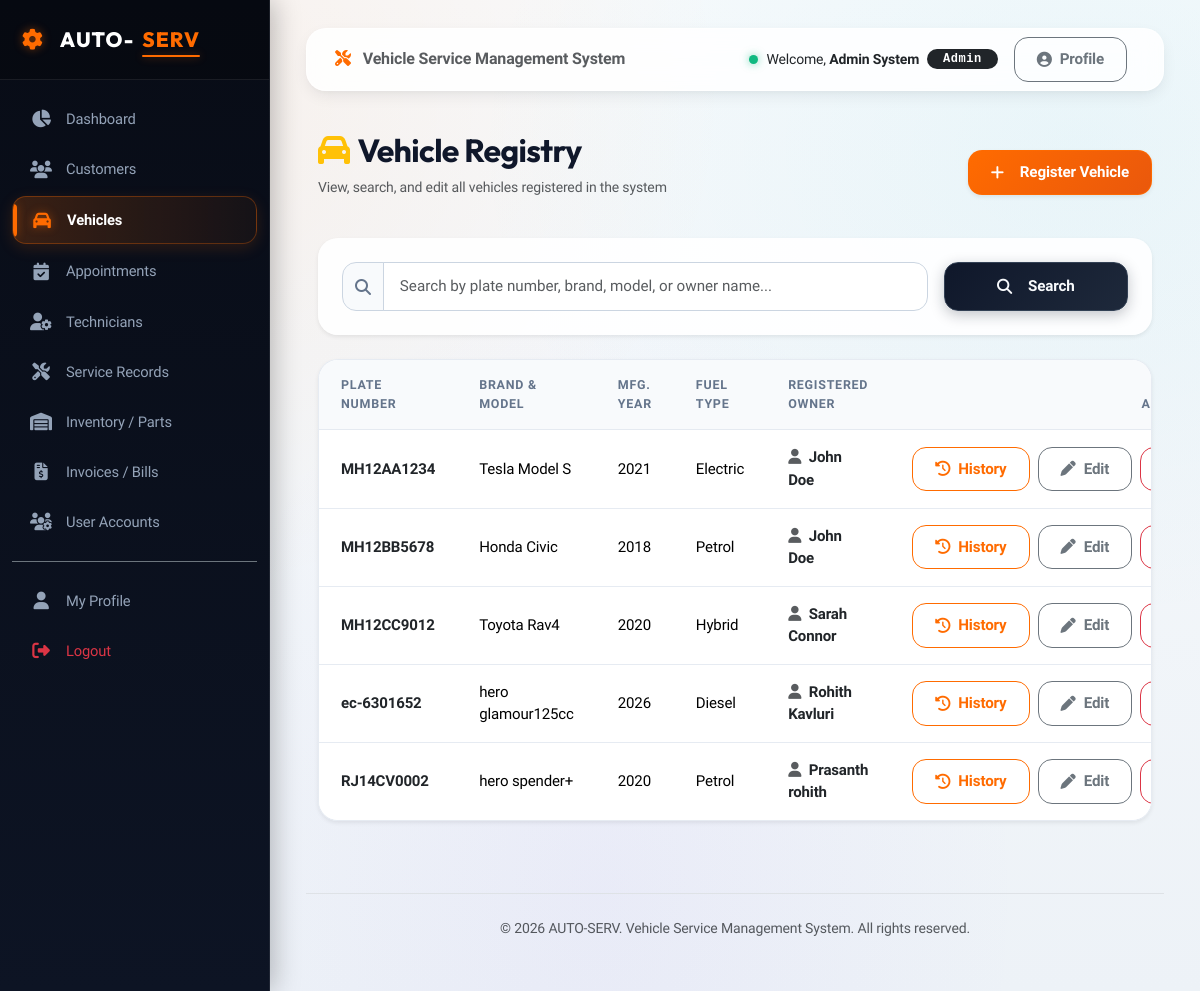
/vehicles/ (signed in), run on an earlier commit of the app's database.
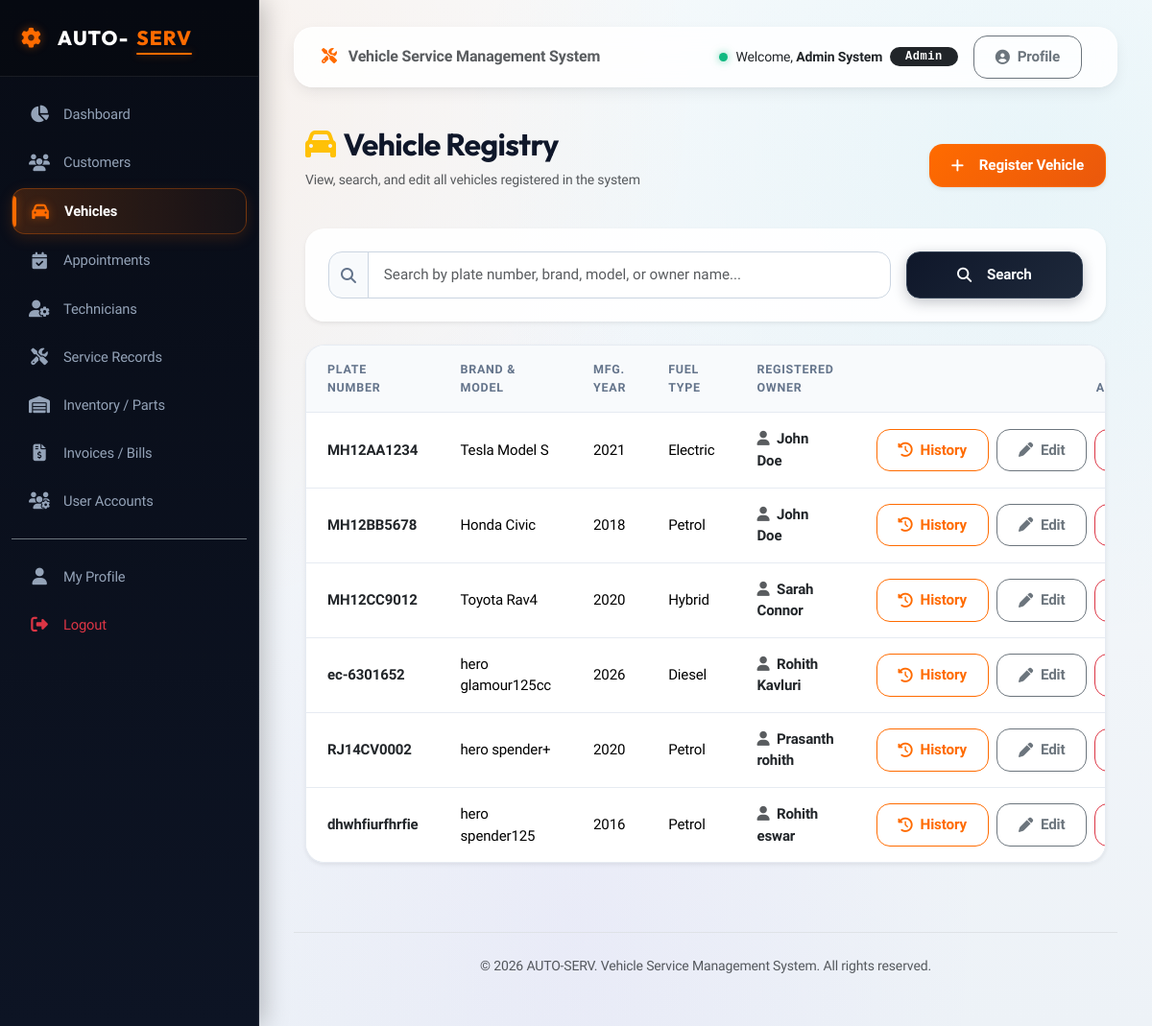
And on a later commit of the database.
### vehicles/models.py (models this page shows, shortened)
class Vehicle(models.Model):
    FUEL_CHOICES = (
        ('petrol', 'Petrol'),
        ('diesel', 'Diesel'),
        ('electric', 'Electric'),
        ('hybrid', 'Hybrid'),
        ('cng', 'CNG'),
    )
    customer = models.ForeignKey(Customer, on_delete=models.CASCADE, related_name='vehicles')
    vehicle_number = models.CharField(max_length=20, unique=True)
    brand = models.CharField(max_length=50)
    model = models.CharField(max_length=50)
    year = models.PositiveIntegerField()
    fuel_type = models.CharField(max_length=20, choices=FUEL_CHOICES, default='petrol')

### customers/models.py (models this page shows, shortened)
class Customer(models.Model):
    user = models.OneToOneField(settings.AUTH_USER_MODEL, on_delete=models.CASCADE, null=True, blank=True, related_name='customer')
    customer_name = models.CharField(max_length=100)
    phone = models.CharField(max_length=15)
    email = models.EmailField()
    address = models.TextField()

### accounts/decorators.py (the view)
        def _wrapped_view(request, *args, **kwargs):
            if request.user.is_authenticated:
                allowed_roles = list(roles)
                if 'admin' in allowed_roles and 'service_advisor' not in allowed_roles:
                    allowed_roles.append('service_advisor')
                if request.user.role in allowed_roles or request.user.is_superuser:
                    return view_func(request, *args, **kwargs)
            raise PermissionDenied

### vehicles/views.py (called while the page is built)
@login_required
@role_required('admin')
def vehicle_list(request):
    query = request.GET.get('q', '')
    if query:
        vehicles = Vehicle.objects.filter(
            Q(vehicle_number__icontains=query) |
            Q(brand__icontains=query) |
            Q(model__icontains=query) |
            Q(customer__customer_name__icontains=query)
        )
    else:
        vehicles = Vehicle.objects.all()
    return render(request, 'vehicles/vehicle_list.html', {
        'vehicles': vehicles,
        'query': query
    })

### templates/vehicles/vehicle_list.html (shortened to what this page needs)
{% extends 'base.html' %}
{% block content %}
<div class="d-flex justify-content-between align-items-center mb-4">
    <div>
        <h2 class="fw-bold"><i class="fa-solid fa-car text-warning me-2"></i>Vehicle Registry</h2>
        <p class="text-muted small">View, search, and edit all vehicles registered in the system</p>
    </div>
    <a href="{% url 'vehicles:vehicle_create' %}" class="btn btn-primary shadow-sm">
        <i class="fa-solid fa-plus me-2"></i>Register Vehicle
    </a>
</div>
<div class="card border-0 shadow-sm p-4 mb-4">
    <form method="get" class="row g-3">
        <div class="col-md-9">
            <div class="input-group">
                <span class="input-group-text"><i class="fa-solid fa-magnifying-glass"></i></span>
                <input type="text" name="q" class="form-control" placeholder="Search by plate number, brand, model, or owner name..." value="{{ query }}">
            </div>
        </div>
        <div class="col-md-3 d-flex gap-2">
            <button type="submit" class="btn btn-secondary w-100"><i class="fa-solid fa-search me-2"></i>Search</button>
        </div>
    </form>
</div>
<div class="custom-table-card shadow-sm">
    <div class="table-responsive">
        <table class="table custom-table mb-0 align-middle">
            <thead>
                <tr>
                    <th>Plate Number</th>
                    <th>Brand & Model</th>
                    <th>Mfg. Year</th>
                    <th>Fuel Type</th>
                    <th>Registered Owner</th>
                    <th class="text-end">Actions</th>
                </tr>
            </thead>
            <tbody>
                {% for vehicle in vehicles %}
                <tr>
                    <td class="fw-bold text-dark">{{ vehicle.vehicle_number }}</td>
                    <td>{{ vehicle.brand }} {{ vehicle.model }}</td>
                    <td>{{ vehicle.year }}</td>
                    <td class="text-capitalize">{{ vehicle.fuel_type }}</td>
                    <td>
                        <a href="{% url 'customers:customer_detail' vehicle.customer.pk %}" class="fw-semibold text-decoration-none text-dark">
                            <i class="fa-solid fa-user me-1 text-muted"></i> {{ vehicle.customer.customer_name }}
                        </a>
                    </td>
                    <td class="text-end">
                        <div class="d-flex justify-content-end gap-2">
                            <a href="{% url 'vehicles:vehicle_detail' vehicle.pk %}" class="btn btn-sm btn-outline-primary" title="Service Logs">
                                <i class="fa-solid fa-clock-rotate-left"></i> History
                            </a>
                            <a href="{% url 'vehicles:vehicle_update' vehicle.pk %}" class="btn btn-sm btn-outline-secondary" title="Edit">
                                <i class="fa-solid fa-pen"></i> Edit
                            </a>
                            <a href="{% url 'vehicles:vehicle_delete' vehicle.pk %}" class="btn btn-sm btn-outline-danger" title="Delete">
                            </a>
                        </div>
                    </td>
                </tr>
                {% endfor %}
            </tbody>
        </table>
    </div>
</div>
{% endblock %}

What changed in the data, as far as the page shows it:
added Vehicle: vehicle_number "dhwhfiurfhrfie", brand "hero", model "spender125", year "2016", fuel_type "Petrol", customer.customer_name "Rohith eswar"
